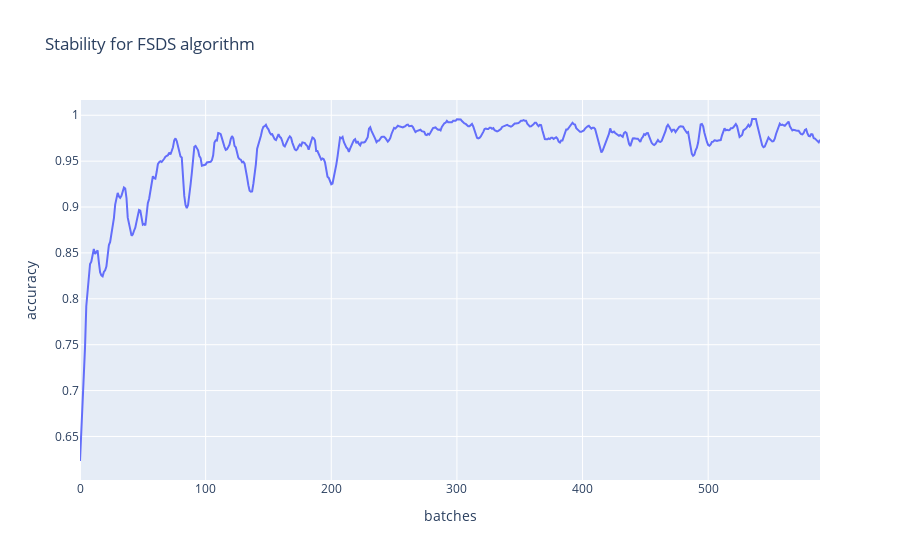

Write notebook code for a chart like this one.
### Code cell
fig = px.line(y = fsds_stability, title="Stability for FSDS algorithm", labels={"x":"batches", "y":"accuracy"})
fig.show()

### Figure 1 — Plotly figure (JSON) as saved in the notebook; plotly's stock layout.template omitted (floating-point values rounded to 4 significant figures; data arrays with more than 128 entries replaced by an {"elided": "..."} marker saying what was removed)
{"data": [{"hovertemplate": "batches=%{x}<br>accuracy=%{y}<extra></extra>", "legendgroup": "", "line": {"color": "#636efa", "dash": "solid"}, "mode": "lines", "name": "", "orientation": "v", "showlegend": false, "type": "scatter", "x": {"elided": "590 int values"}, "xaxis": "x", "y": {"elided": "590 float values"}, "yaxis": "y"}], "layout": {"legend": {"tracegroupgap": 0}, "title": {"text": "Stability for FSDS algorithm"}, "xaxis": {"anchor": "y", "domain": [0, 1], "title": {"text": "batches"}}, "yaxis": {"anchor": "x", "domain": [0, 1], "title": {"text": "accuracy"}}}}
